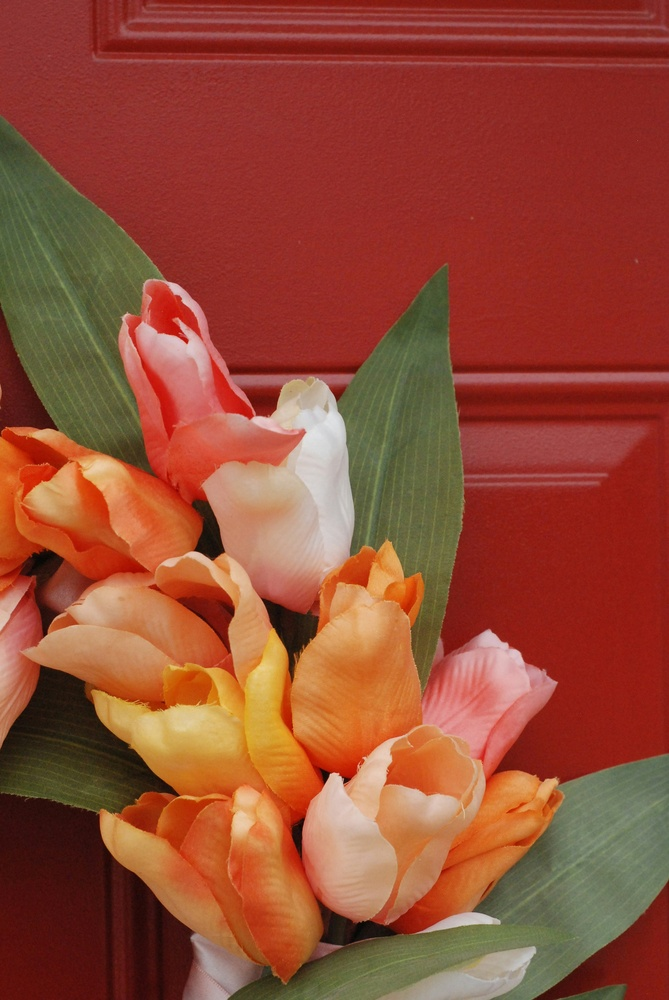
#> input picture image.jpg, 669 x 1000 px, shrunk from 2592 x 3872 before the run, found by its file name
$ python standar_vs_parallel.py
#> lines starting #> are read from the running program, lines starting #| are printed output that depends on the picture
import cv2
import numpy as np
import time
import concurrent.futures

# Fonction pour appliquer le filtre de flou gaussien à une partie de l'image
def flou_gaussien_partiel(image, debut, fin):
    resultat_partiel = cv2.GaussianBlur(image[debut:fin], (15, 15), 0)
    return debut, resultat_partiel

# Fonction pour exécuter le traitement parallèle
def traitement_parallele(image, partitions):
    with concurrent.futures.ThreadPoolExecutor() as executor:
        resultats = [executor.submit(flou_gaussien_partiel, image, debut, fin) for debut, fin in partitions]
        for futur in concurrent.futures.as_completed(resultats):
            debut, resultat_partiel = futur.result()
            image[debut:debut + resultat_partiel.shape[0]] = resultat_partiel

# Fonction pour exécuter le traitement séquentiel
def traitement_sequentiel(image, partitions):
    for debut, fin in partitions:
        debut, resultat_partiel = flou_gaussien_partiel(image, debut, fin)
        image[debut:debut + resultat_partiel.shape[0]] = resultat_partiel

# Charger l'image
image = cv2.imread("image.jpg")
#> image is the input picture: shape (1000, 669, 3); mean B, G, R 52.9, 74.8, 148.9

# Diviser l'image en parties pour le traitement parallèle
nb_partitions = 8
taille_partition = image.shape[0] // nb_partitions
#> taille_partition = 125
partitions = [(i * taille_partition, (i + 1) * taille_partition) for i in range(nb_partitions)]

# Mesurer le temps d'exécution pour le traitement parallèle
debut_chrono = time.time()
traitement_parallele(image.copy(), partitions)
#> in traitement_parallele, `resultats = [executor.submit(flou_gaussien_partiel, image, debut, fin)..`: resultats = 8 items
#> the loop in traitement_parallele, `for futur in concurrent.futures.as_completed(resultats):` made 8 passes
#> debut on passes 1 to 8: 875, 375, 125, 625, 750, 0, 500, 250
#> pass 1, in traitement_parallele, `debut, resultat_partiel = futur.result()`:
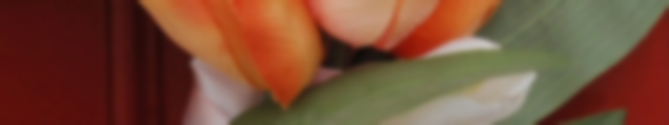
#> resultat_partiel: shape (125, 669, 3); mean of channels 0, 1, 2 53.9, 76.4, 119.5; drawn as B, G, R
#> pass 2, in traitement_parallele, `debut, resultat_partiel = futur.result()`:
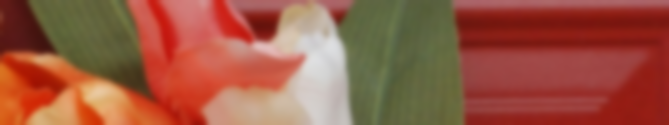
#> resultat_partiel: shape (125, 669, 3); mean of channels 0, 1, 2 67, 88, 154.3; drawn as B, G, R
#> pass 3, in traitement_parallele, `debut, resultat_partiel = futur.result()`:
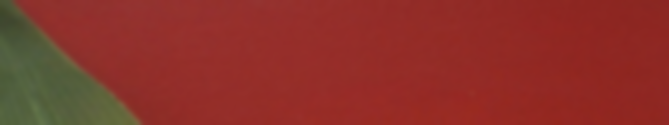
#> resultat_partiel: shape (125, 669, 3); mean of channels 0, 1, 2 41.5, 49.6, 139.8; drawn as B, G, R
temps_execution_parallele = time.time() - debut_chrono

# Mesurer le temps d'exécution pour le traitement séquentiel
debut_chrono = time.time()
traitement_sequentiel(image.copy(), partitions)
#> the loop in traitement_sequentiel, `for debut, fin in partitions:` made 8 passes
#> pass 1, in flou_gaussien_partiel (call 9), `resultat_partiel = cv2.GaussianBlur(image[debut:fin], (15, 15), 0)`:
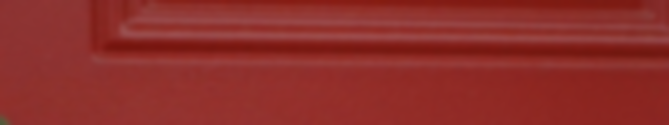
#> resultat_partiel: shape (125, 669, 3); mean of channels 0, 1, 2 42.4, 46.5, 142.1; drawn as B, G, R
#> pass 3, in flou_gaussien_partiel (call 11), `resultat_partiel = cv2.GaussianBlur(image[debut:fin], (15, 15), 0)`:
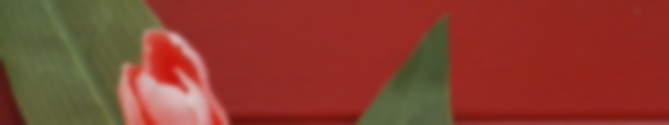
#> resultat_partiel: shape (125, 669, 3); mean of channels 0, 1, 2 46.7, 61.6, 137.5; drawn as B, G, R
temps_execution_sequentiel = time.time() - debut_chrono

print(f"Temps d'exécution (parallèle) : {temps_execution_parallele} secondes")
print(f"Temps d'exécution (séquentiel) : {temps_execution_sequentiel} secondes")
